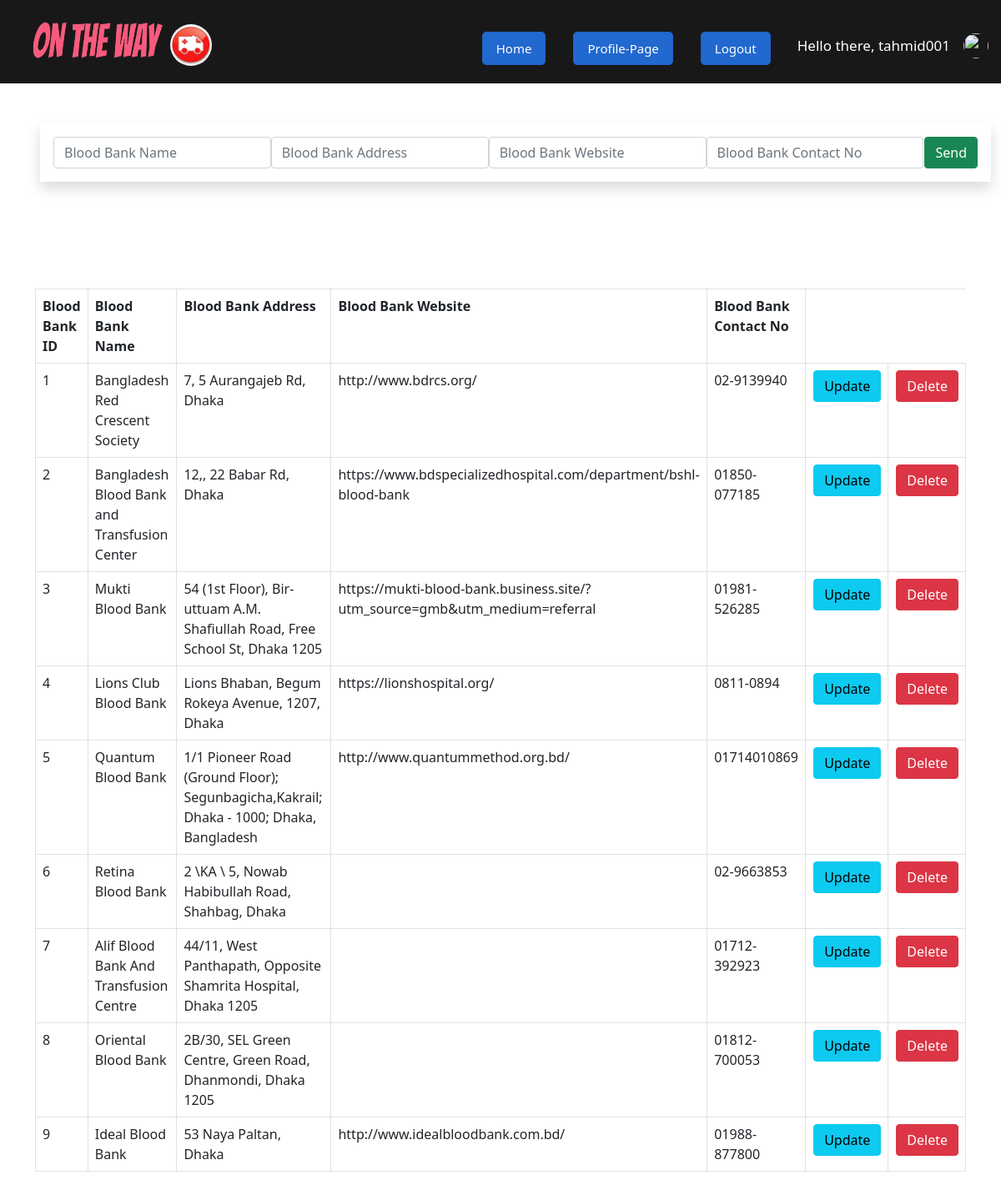
Page /admin/bbankhandler.php (signed in) on the committed database.
### tables this page shows
CREATE TABLE `bloodbank` (
  `bbankId` int(11) NOT NULL,
  `bbankName` varchar(200) NOT NULL,
  `bbankAddress` varchar(200) NOT NULL,
  `bbankWebsite` varchar(200) NOT NULL,
  `bbankcontno` varchar(200) NOT NULL
);

### admin/bbankhandler.php (the view, shortened to what this page needs)
<?php
include_once 'header.php';
require_once 'db.php';
		?>
<div class="container shadow m-5 p-3">
	<form action="" method="post" class="d-flex justify-content-around">
		<input class="form-control" type="text" name="bbankname" placeholder="Blood Bank Name">
		<input class="form-control" type="text" name="bbankaddress" placeholder="Blood Bank Address">
		<input class="form-control" type="text" name="bbankwebsite" placeholder="Blood Bank Website">
		<input class="form-control" type="text" name="bbankcont" placeholder="Blood Bank Contact No">
		<input class="btn btn-success" type="submit" name="bbankbtn" value="Send">
	</form>
</div>
<div class="container m-5 p-3">
</div>
<div class="container">
	<table class="table table-bordered" style="">
		<tr>
			<th>Blood Bank ID</th>
			<th>Blood Bank Name</th>
			<th>Blood Bank Address</th>
			<th>Blood Bank Website</th>
			<th>Blood Bank Contact No</th>
		</tr>
		<?php
		$sql2 = "SELECT * FROM bloodbank";
$readsql = mysqli_query($conn,$sql2);
if ($readsql -> num_rows > 0) {
	while ($row = mysqli_fetch_assoc($readsql)) {
		$showbbankid = $row['bbankId'];
		$showbbankname = $row['bbankName'];
		$showbbankaddress = $row['bbankAddress'];
		$showbbankwebsite = $row['bbankWebsite'];
		$showbbankcont = $row['bbankcontno'];
		?>
		<tr>
			<td><?php echo $showbbankid ?></td>
			<td><?php echo $showbbankname ?></td>
			<td><?php echo $showbbankaddress ?></td>
			<td><?php echo $showbbankwebsite ?></td>
			<td><?php echo $showbbankcont ?></td>
			<td><a href="bbankhandler.php?update=<?php echo $showbbankid;?>" class="btn btn-info">Update</a></td>
			<td><a href="bbankhandler.php?delete=<?php echo $showbbankid;?>" class="btn btn-danger">Delete</a></td>
		</tr>
		<?php }
} ?>
	</table>
</div>

### admin/style.css (style rules this page uses)
body { font-family: sans-serif; }
.btn { margin-left: 1px; }

### rows in the picture
bloodbank: bbankId "1", bbankName "Bangladesh Red Crescent Society", bbankAddress "7, 5 Aurangajeb Rd, Dhaka", bbankWebsite "http://www.bdrcs.org/", bbankcontno "02-9139940"
bloodbank: bbankId "2", bbankName "Bangladesh Blood Bank and Transfusion Center", bbankAddress "12,, 22 Babar Rd, Dhaka", bbankWebsite "https://www.bdspecializedhospital.com/department/bshl-blood-bank", bbankcontno "01850-077185"
bloodbank: bbankId "3", bbankName "Mukti Blood Bank", bbankAddress "54 (1st Floor), Bir-uttuam A.M. Shafiullah Road, Free School St, Dhaka 1205", bbankWebsite "https://mukti-blood-bank.business.site/?utm_source=gmb&utm_medium=referral", bbankcontno "01981-526285"
bloodbank: bbankId "4", bbankName "Lions Club Blood Bank", bbankAddress "Lions Bhaban, Begum Rokeya Avenue, 1207, Dhaka", bbankWebsite "https://lionshospital.org/", bbankcontno "0811-0894"
bloodbank: bbankId "5", bbankName "Quantum Blood Bank", bbankAddress "1/1 Pioneer Road (Ground Floor); Segunbagicha,Kakrail; Dhaka - 1000; Dhaka, Bangladesh", bbankWebsite "http://www.quantummethod.org.bd/", bbankcontno "01714010869"
bloodbank: bbankId "6", bbankName "Retina Blood Bank", bbankAddress "2 \\KA \\ 5, Nowab Habibullah Road, Shahbag, Dhaka", bbankcontno "02-9663853"
bloodbank: bbankId "7", bbankName "Alif Blood Bank And Transfusion Centre", bbankAddress "44/11, West Panthapath, Opposite Shamrita Hospital, Dhaka 1205", bbankcontno "01712-392923"
bloodbank: bbankId "8", bbankName "Oriental Blood Bank", bbankAddress "2B/30, SEL Green Centre, Green Road, Dhanmondi, Dhaka 1205", bbankcontno "01812-700053"
bloodbank: bbankId "9", bbankName "Ideal Blood Bank", bbankAddress "53 Naya Paltan, Dhaka", bbankWebsite "http://www.idealbloodbank.com.bd/", bbankcontno "01988-877800"

### other values in the picture
$_SESSION["useruid"] "tahmid001"
